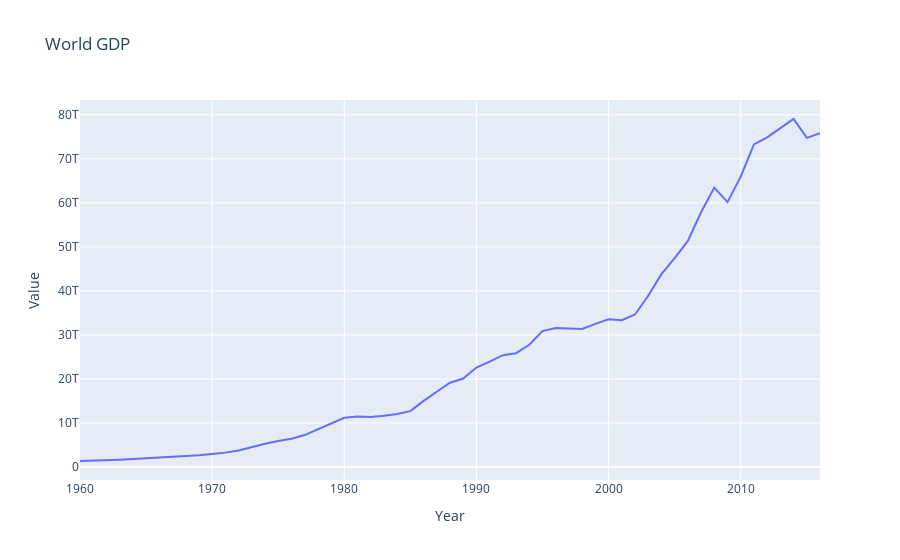

Here is the notebook cell this chart was saved with:
### Code cell
df_pr=df[df['Country Name']=='World']
fig = px.line(df_pr,
       x = 'Year',
       y = 'Value',
       title = 'World GDP'
       )
fig
